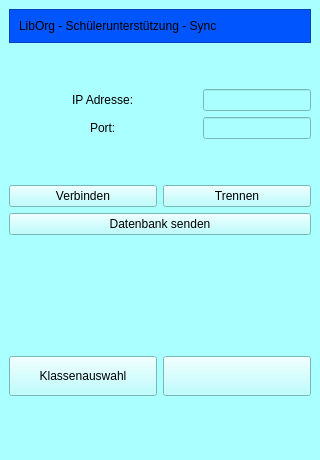
<?xml version="1.0" encoding="UTF-8"?>
<ui version="4.0">
 <class>MainWindow</class>
 <widget class="QMainWindow" name="MainWindow">
  <property name="geometry">
   <rect>
    <x>0</x>
    <y>0</y>
    <width>320</width>
    <height>460</height>
   </rect>
  </property>
  <property name="sizePolicy">
   <sizepolicy hsizetype="Preferred" vsizetype="Preferred">
    <horstretch>0</horstretch>
    <verstretch>0</verstretch>
   </sizepolicy>
  </property>
  <property name="windowTitle">
   <string>QMainWindow</string>
  </property>
  <property name="styleSheet">
   <string notr="true">background-color: rgb(170, 255, 255);</string>
  </property>
  <widget class="QWidget" name="widget">
   <layout class="QVBoxLayout" name="verticalLayout_4">
    <item>
     <layout class="QVBoxLayout" name="verticalLayout_3">
      <item>
       <widget class="QFrame" name="frame">
        <property name="styleSheet">
         <string notr="true">background-color: rgb(0, 85, 255);</string>
        </property>
        <property name="frameShape">
         <enum>QFrame::StyledPanel</enum>
        </property>
        <property name="frameShadow">
         <enum>QFrame::Raised</enum>
        </property>
        <property name="lineWidth">
         <number>2</number>
        </property>
        <layout class="QVBoxLayout" name="verticalLayout">
         <item>
          <widget class="QLabel" name="label_Sync">
           <property name="text">
            <string>LibOrg - Schülerunterstützung - Sync</string>
           </property>
          </widget>
         </item>
        </layout>
       </widget>
      </item>
      <item>
       <layout class="QVBoxLayout" name="verticalLayout_2">
        <item>
         <spacer name="verticalSpacer_2">
          <property name="orientation">
           <enum>Qt::Vertical</enum>
          </property>
          <property name="sizeType">
           <enum>QSizePolicy::Maximum</enum>
          </property>
          <property name="sizeHint" stdset="0">
           <size>
            <width>20</width>
            <height>40</height>
           </size>
          </property>
         </spacer>
        </item>
        <item>
         <layout class="QHBoxLayout" name="horizontalLayout_2">
          <item>
           <spacer name="horizontalSpacer_3">
            <property name="orientation">
             <enum>Qt::Horizontal</enum>
            </property>
            <property name="sizeHint" stdset="0">
             <size>
              <width>40</width>
              <height>20</height>
             </size>
            </property>
           </spacer>
          </item>
          <item>
           <widget class="QLabel" name="label_ipadress">
            <property name="text">
             <string>IP Adresse:</string>
            </property>
           </widget>
          </item>
          <item>
           <spacer name="horizontalSpacer_2">
            <property name="orientation">
             <enum>Qt::Horizontal</enum>
            </property>
            <property name="sizeHint" stdset="0">
             <size>
              <width>40</width>
              <height>20</height>
             </size>
            </property>
           </spacer>
          </item>
          <item>
           <widget class="QLineEdit" name="lineEdit_ipadress"/>
          </item>
         </layout>
        </item>
        <item>
         <layout class="QHBoxLayout" name="horizontalLayout_3">
          <item>
           <spacer name="horizontalSpacer_4">
            <property name="orientation">
             <enum>Qt::Horizontal</enum>
            </property>
            <property name="sizeHint" stdset="0">
             <size>
              <width>40</width>
              <height>20</height>
             </size>
            </property>
           </spacer>
          </item>
          <item>
           <widget class="QLabel" name="label_port">
            <property name="text">
             <string>Port:</string>
            </property>
           </widget>
          </item>
          <item>
           <spacer name="horizontalSpacer">
            <property name="orientation">
             <enum>Qt::Horizontal</enum>
            </property>
            <property name="sizeHint" stdset="0">
             <size>
              <width>40</width>
              <height>20</height>
             </size>
            </property>
           </spacer>
          </item>
          <item>
           <widget class="QLineEdit" name="lineEdit_port"/>
          </item>
         </layout>
        </item>
       </layout>
      </item>
      <item>
       <spacer name="verticalSpacer">
        <property name="orientation">
         <enum>Qt::Vertical</enum>
        </property>
        <property name="sizeType">
         <enum>QSizePolicy::Maximum</enum>
        </property>
        <property name="sizeHint" stdset="0">
         <size>
          <width>20</width>
          <height>40</height>
         </size>
        </property>
       </spacer>
      </item>
      <item>
       <layout class="QHBoxLayout" name="horizontalLayout_4">
        <item>
         <widget class="QPushButton" name="pushButton_connect">
          <property name="text">
           <string>Verbinden</string>
          </property>
         </widget>
        </item>
        <item>
         <widget class="QPushButton" name="pushButton_disconnect">
          <property name="text">
           <string>Trennen</string>
          </property>
         </widget>
        </item>
       </layout>
      </item>
      <item>
       <widget class="QPushButton" name="pushButton_sendDB">
        <property name="text">
         <string>Datenbank senden</string>
        </property>
       </widget>
      </item>
      <item>
       <spacer name="verticalSpacer_3">
        <property name="orientation">
         <enum>Qt::Vertical</enum>
        </property>
        <property name="sizeType">
         <enum>QSizePolicy::Maximum</enum>
        </property>
        <property name="sizeHint" stdset="0">
         <size>
          <width>20</width>
          <height>40</height>
         </size>
        </property>
       </spacer>
      </item>
     </layout>
    </item>
    <item>
     <widget class="QLabel" name="label_conclusion">
      <property name="text">
       <string/>
      </property>
     </widget>
    </item>
    <item>
     <spacer name="verticalSpacer_5">
      <property name="orientation">
       <enum>Qt::Vertical</enum>
      </property>
      <property name="sizeHint" stdset="0">
       <size>
        <width>20</width>
        <height>40</height>
       </size>
      </property>
     </spacer>
    </item>
    <item>
     <layout class="QHBoxLayout" name="horizontalLayout_5">
      <item>
       <widget class="QPushButton" name="pushButton_selectClass">
        <property name="minimumSize">
         <size>
          <width>0</width>
          <height>40</height>
         </size>
        </property>
        <property name="text">
         <string>Klassenauswahl</string>
        </property>
        <property name="iconSize">
         <size>
          <width>32</width>
          <height>32</height>
         </size>
        </property>
       </widget>
      </item>
      <item>
       <widget class="QPushButton" name="pushButton_Settings">
        <property name="minimumSize">
         <size>
          <width>0</width>
          <height>40</height>
         </size>
        </property>
        <property name="text">
         <string/>
        </property>
        <property name="icon">
         <iconset resource="ressources.qrc">
          <normaloff>:/icons/icons/Settings.png</normaloff>:/icons/icons/Settings.png</iconset>
        </property>
        <property name="iconSize">
         <size>
          <width>32</width>
          <height>32</height>
         </size>
        </property>
       </widget>
      </item>
     </layout>
    </item>
    <item>
     <spacer name="verticalSpacer_4">
      <property name="orientation">
       <enum>Qt::Vertical</enum>
      </property>
      <property name="sizeHint" stdset="0">
       <size>
        <width>20</width>
        <height>40</height>
       </size>
      </property>
     </spacer>
    </item>
   </layout>
  </widget>
 </widget>
 <resources>
  <include location="ressources.qrc"/>
 </resources>
 <connections/>
</ui>
